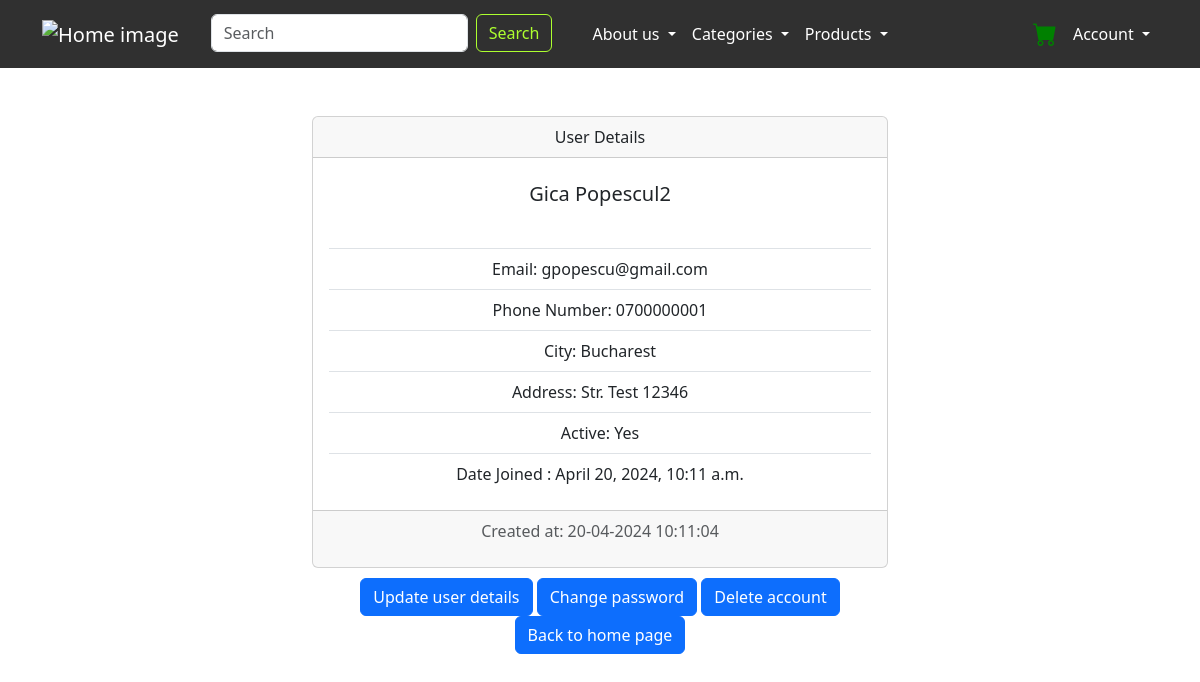
The app's page /details_user/6/, older data.
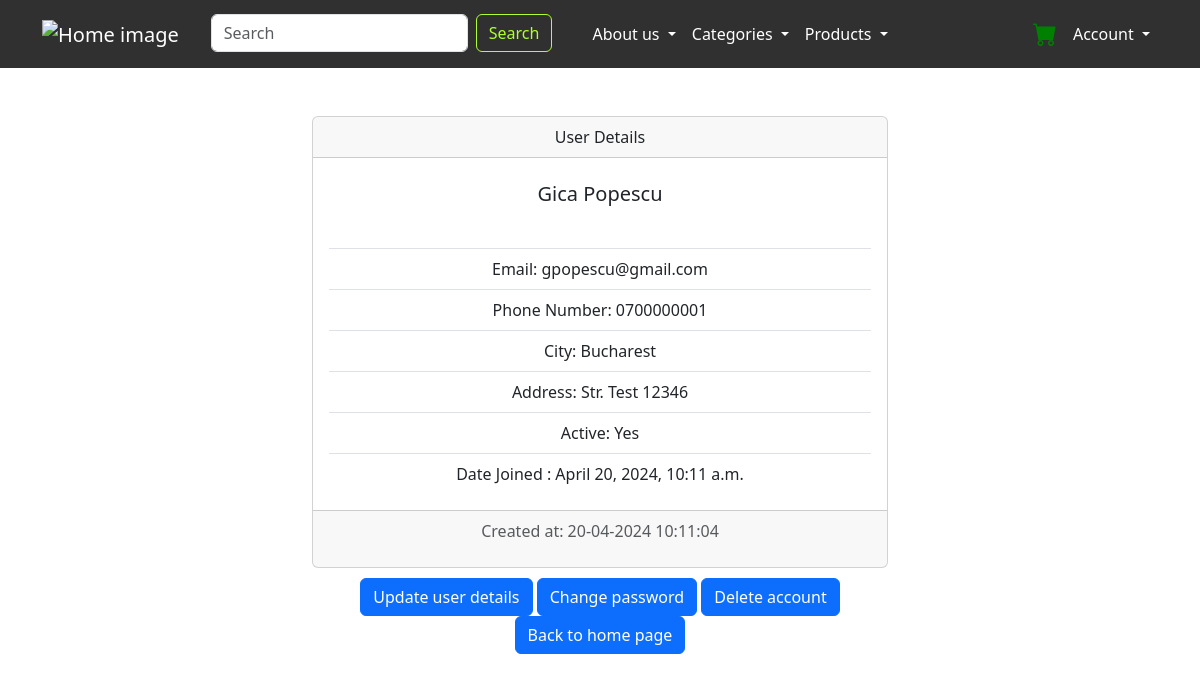
The same page, newer data.
### home/models.py (models this page shows, shortened)
class SiteUser(AbstractUser):
    phone_number = models.CharField(max_length=11)
    address = models.CharField(max_length=255, blank=True)
    city = models.CharField(max_length=150, blank=True)

### userextend/views.py (the view)
# urls.py: path('details_user/<int:pk>/', views.UserDetailView.as_view(), name='details_user'),
class UserDetailView(DetailView):
    template_name = 'userextend/detail_user.html'
    model = SiteUser

### vic_shop/context_processors.py (called while the page is built)
def category_list_view(request):
    category_list = Category.objects.all()
    return {'category_list': category_list}

def cart_item_count(request):
    if request.user.is_authenticated:
        cart = get_open_cart(request)
    else:
        cart = None
    item_count = cart.cartitem_set.count() if cart is not None else 0
    return {'cart_item_count': item_count}

### templates/userextend/detail_user.html (shortened to what this page needs)
{% extends 'base.html' %}
{% load static %}
{% block content %}
    <div class="container-fluid">
        <div class="row">
            <div class="col-md-6 offset-md-3 gy-5">
                <div class="card text-center">
                    <div class="card-header">
                        User Details
                    </div>
                    <div class="user-details">
                        <div class="card-body">
                            <ul class="list-group list-group-flush">
                                <li class="list-group-item"><h5 class="card-title">{{ siteuser.first_name }} {{ siteuser.last_name }}</h5></li>
                                <li class="list-group-item">Email: {{ siteuser.email }}</li>
                                <li class="list-group-item">Phone Number: {{ siteuser.phone_number }}</li>
                                <li class="list-group-item">City: {{ siteuser.city }}</li>
                                <li class="list-group-item">Address: {{ siteuser.address }}</li>
                                <li class="list-group-item">Active: {{ siteuser.is_active|yesno:"Yes, No" }}</li>
                                <li class="list-group-item">Date Joined : {{ siteuser.date_joined }}</li>
                            </ul>
                        </div>
                    </div>
                    <div class="card-footer text-body-secondary">
                        <p> Created at: {{ siteuser.date_joined|date:"d-m-Y H:i:s" }}</p>
                    </div>
                </div>
                <div style="text-align: center; margin-top:10px;">
                    <a href="{% url 'update_user' request.user.id %}" class="btn btn-primary">Update user details</a>
                    <a href="{% url 'profile_reset_password' request.user.id %}" class="btn btn-primary">Change password</a>
                    <a href="{% url 'delete_user' request.user.id %}" class="btn btn-primary">Delete account</a>
                    <a href="{% url 'home_page' %}" class="btn btn-primary">Back to home page</a>
                </div>
            </div>
        </div>
    </div>
{% endblock %}

Row changes from the older to the newer data that the page shows:
changed SiteUser "Gica": last_name "Popescul2" → "Popescu"
